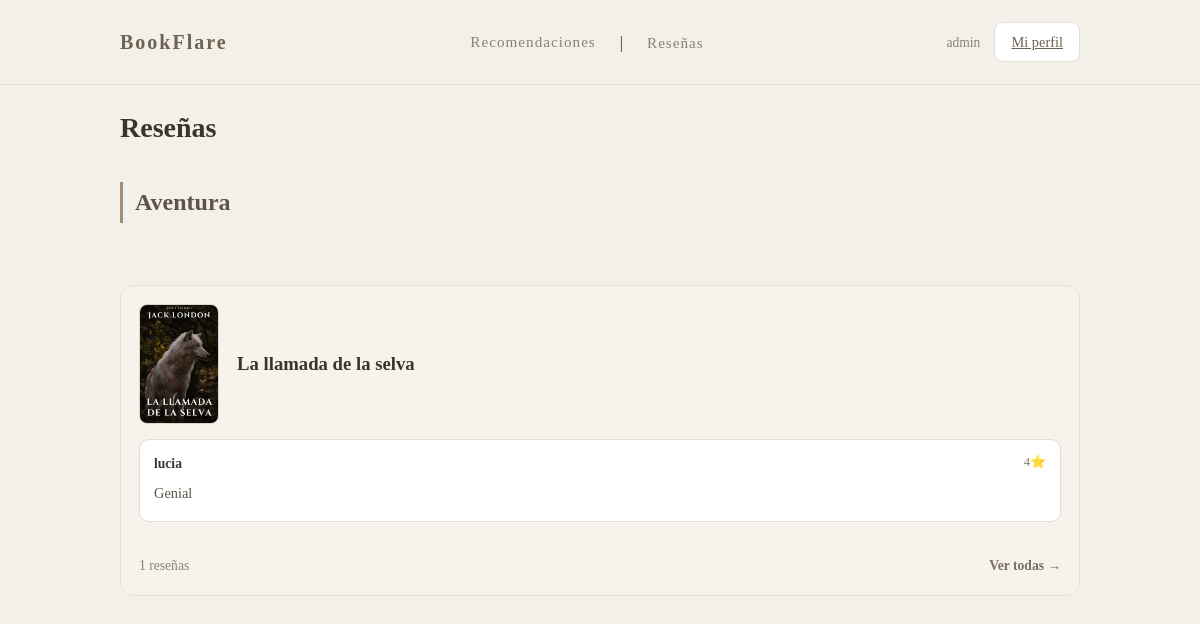
/resenas/ (signed in), run on the app's committed database.
### books/models.py (models this page shows, shortened)
class CustomUser(AbstractUser):
    email = models.EmailField(max_length=200, unique=True)
    es_bibliotecario = models.BooleanField(default=False, verbose_name="¿Es bibliotecario?")
    class Meta:
        verbose_name = "Usuario"
        verbose_name_plural = "Usuarios"

class Libro(models.Model):
    isbn = models.CharField(max_length=13, primary_key=True)
    titulo = models.CharField(max_length=200)
    autor = models.CharField(max_length=100)
    genero = models.CharField(max_length=50) #permitirá filtrar por categorías en el frontend
    descripcion = models.TextField(blank=True)
    anio = models.PositiveIntegerField()
    portada = models.ImageField(upload_to='portadas/', blank=True)
    archivo_digital = models.FileField(upload_to='libros_digitales/', help_text="Archivo del libro (.pdf, .html, etc)")
    visitas_totales = models.PositiveIntegerField(default=0)
    class Meta:
        verbose_name = "Libro Digital"
        verbose_name_plural = "Libros Digitales"
        ordering = ["-visitas_totales"] #orden predeterminado: primero los más populares

class Reseña(models.Model):
    usuario = models.ForeignKey(CustomUser, on_delete=models.CASCADE)
    libro = models.ForeignKey(Libro, on_delete=models.CASCADE, related_name="resenas")
    rating = models.PositiveSmallIntegerField(
        validators=[MinValueValidator(1), MaxValueValidator(5)]
    )
    comentario = models.TextField(blank=True)
    creada_en = models.DateTimeField(auto_now_add=True)
    class Meta:
        unique_together = ('usuario', 'libro')
        ordering = ["-creada_en"]

### books/views.py (the view)
# urls.py: path("resenas/", views.ListaResenasView.as_view(), name="lista_resenas"),
class ListaResenasView(ListView):
    model = Reseña
    template_name = "books/lista_resenas.html"
    context_object_name = "resenas"
    paginate_by = 10
    def get_queryset(self):
        queryset = (
            Reseña.objects
            .select_related("usuario", "libro")
            .order_by("-creada_en")
        )
        query = self.request.GET.get("q", "")
        genero = self.request.GET.get("genero", "")
        if query:
            queryset = queryset.filter(
                Q(libro__titulo__icontains=query)
            )
        if genero:
            queryset = queryset.filter(
                Q(libro__genero__icontains=genero)
            )
        return queryset
    def get_context_data(self, **kwargs):
        context = super().get_context_data(**kwargs)
        context["query"] = self.request.GET.get("q", "")
        context["genero_seleccionado"] = self.request.GET.get("genero", "")
        return context

### books/templates/books/lista_resenas.html (shortened to what this page needs)
{% extends "base.html" %}
{% block content %}
<h1 class="section-title">Reseñas</h1>
{% regroup resenas by libro.genero as generos %}
<div class="reviews-container">
{% for genero in generos %}
    <h2 class="genre-title">{{ genero.grouper }}</h2>
    {% regroup genero.list by libro as libros %}
    <div class="genre-section">
    {% for grupo in libros %}
        <a href="{% url 'libro_detalle' grupo.grouper.isbn %}" class="book-card-link">
        <div class="book-card-review">
            <div class="book-card-header">
                {% if grupo.grouper.portada %}
                    <img src="{{ grupo.grouper.portada.url }}" class="book-card-img">
                {% else %}
                    <div class="book-card-img placeholder">
                        Sin portada
                    </div>
                {% endif %}
                <div class="book-card-info">
                    <h3>{{ grupo.grouper.titulo }}</h3>
                </div>
            </div>
            <div class="reviews-list">
                {% for r in grupo.list|slice:":3" %}
                    <div class="review-box">
                        <div class="review-top">
                            <strong>{{ r.usuario.username }}</strong>
                            <span class="review-rating">{{ r.rating }}⭐</span>
                        </div>
                        <p>{{ r.comentario|truncatechars:110 }}</p>
                    </div>
                {% endfor %}
                <div class="review-footer">
                    <span class="small muted">
                        {{ grupo.list|length }} reseñas
                    </span>
                    <span class="ver-todas">
                        Ver todas →
                    </span>
                </div>
            </div>
        </div>
        </a>
    {% endfor %}
    </div>
{% empty %}
    <p>No hay reseñas todavía.</p>
{% endfor %}
</div>
{% endblock %}

### books/templates/base.html (shortened to what this page needs)
{% load static %}
<!doctype html>
<html lang="es">
<head>
    <link rel="stylesheet" href="{% static 'css/base.css' %}">
</head>
<body>
    <nav class="navbar">
        <div class="container navbar__inner">
            <a class="navbar__brand" href="{% url 'principal' %}">
                BookFlare
            </a>
            <ul class="navbar__menu">
                <a class="navbar__link" href="{% url 'recomendaciones' %}">
                Recomendaciones
            </a>
                <li class="navbar__item separator">|</li>
                <li class="navbar__item">
                    <a class="navbar__link" href="{% url 'lista_resenas' %}">
                        Reseñas
                    </a>
                </li>
            </ul>
            <div class="navbar__actions">
                {% if user.is_authenticated %}
                    <span class="muted small">
                        {{ user.username }}
                    </span>
                    <a class="btn btn--outline btn--sm" href="{% url 'perfil' %}">
                        Mi perfil
                    </a>
                {% endif %}
            </div>
        </div>
    </nav>
    <main class="container main">
        {% block content %}{% endblock %}
    </main>
</body>
</html>

### books/static/css/base.css (style rules this page uses)
:root { --bg: #f3efe9; --surface: #ffffff; --text: #3a342d; --muted: #8a8176; --line: #e4ded6; --earth-1: #c2b59b; --earth-2: #a38f73; --earth-3: #6e6253; --radius: 8px; }
* { box-sizing: border-box; }
body { margin: 0; font-family: "Cormorant Garamond", Georgia, serif; background: var(--bg); color: var(--text); line-height: 1.7; }
.container { max-width: 960px; margin: 0 auto; }
.navbar { border-bottom: 1px solid var(--line); background: var(--bg); }
.navbar__inner { display: flex; justify-content: space-between; align-items: center; padding: 22px 0; }
.navbar__brand { text-decoration: none; font-size: 20px; letter-spacing: 2px; color: var(--earth-3); font-weight: 600; }
.navbar__menu { list-style: none; display: flex; gap: 24px; margin: 0; padding: 0; }
.navbar__link { text-decoration: none; color: var(--muted); font-size: 0.95rem; letter-spacing: 1px; transition: opacity .2s ease; }
.navbar__actions { display: flex; align-items: center; gap: 14px; }
.btn { padding: 7px 16px; border-radius: var(--radius); border: 1px solid var(--line); background: var(--surface); font-family: inherit; font-size: 0.9rem; color: var(--earth-3); cursor: pointer; transition: background .2s ease; }
.muted { color: var(--muted); }
.small { font-size: 0.85rem; }
.genre-section { margin-bottom: 70px; }
.genre-title { font-size: 1.2rem; font-weight: 600; margin-bottom: 18px; padding-left: 12px; border-left: 3px solid var(--earth-2); }
.section-title { margin-bottom: 30px; font-size: 28px; font-weight: 600; }
.reviews-container { display: flex; flex-direction: column; gap: 30px; }
.book-card-review { background: #f6f2ec; border: 1px solid #e6dfd6; border-radius: 14px; padding: 20px; }
.book-card-header { display: flex; gap: 18px; margin-bottom: 20px; align-items: center; }
.book-card-img { width: 80px; height: 120px; object-fit: cover; border-radius: 8px; border: 1px solid #ddd3c7; flex-shrink: 0; }
.reviews-list { display: flex; flex-direction: column; gap: 12px; }
.review-box { background: #ffffff; border: 1px solid #e4ded6; border-radius: 10px; padding: 12px 14px; }
.review-top { display: flex; justify-content: space-between; font-size: 0.85rem; margin-bottom: 6px; }
.review-rating { color: #8c7c6d; font-size: 0.8rem; }
.review-box p { margin: 0; font-size: 0.9rem; color: #5e554d; }
.genre-title { margin: 40px 0 20px 0; font-size: 1.5rem; font-weight: 600; color: #5f5247; }
.genre-section { display: flex; flex-direction: column; gap: 25px; }
.book-card-review { background: #f6f2ec; border: 1px solid #e6dfd6; border-radius: 14px; padding: 18px; }
.book-card-header { display: flex; gap: 18px; align-items: center; margin-bottom: 15px; }
.review-box { background: #ffffff; border: 1px solid #e4ded6; border-radius: 10px; padding: 12px; }
.book-card-link { text-decoration: none; color: inherit; display: block; }
.review-footer { margin-top: 10px; display: flex; justify-content: space-between; font-size: 0.85rem; }
.ver-todas { font-weight: 600; color: #7b6e62; }
.genre-section { margin-bottom: -8px; }
.genre-section { margin: 20px 0 30px 0 !important; }
.genre-title { margin: 0 0 12px 0 !important; }
.review-box { padding: 12px 14px !important; margin-bottom: 10px !important; }
.review-box p { margin: 4px 0 !important; }

### data on the page
CustomUser: username "admin"
Libro: grouper "Aventura", grouper.portada (picture), grouper.titulo "La llamada de la selva", list|length "1"
Reseña: usuario.username "lucia", rating "4", comentario "Genial"
